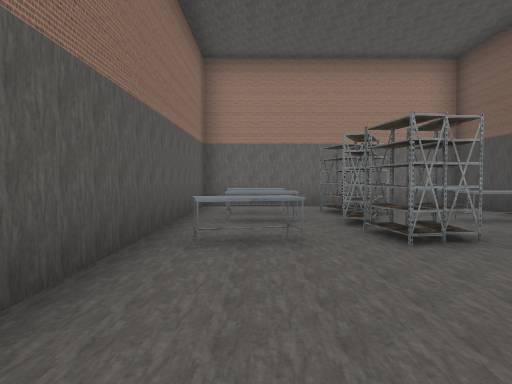
View 1 (above)

24 first-person views from a walk through a 3-D level made in the Godot game engine. The camera is 1.3 m above the floor, tilts 2° down and sees 70° across. The floor is counted in squares, 2 m on a side. Each view is taken from the middle of a square. On the plan, view 1 faces up. The plan holds only what a view shows up to about 11 squares ahead; the rest is blank. The place goes on beyond the plan. Some surface patterns are stand-ins.

View 2
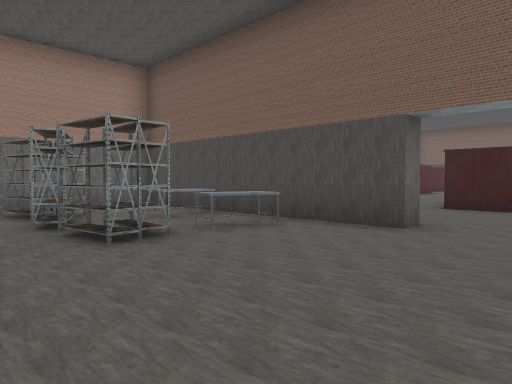

View 3
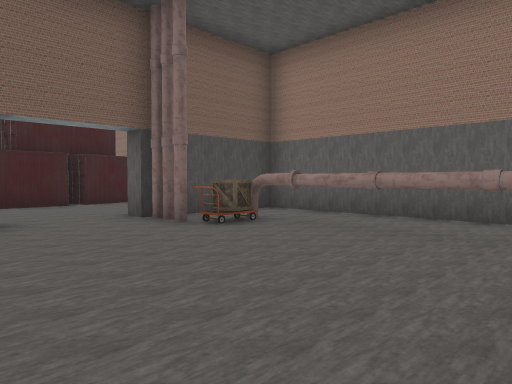

View 4
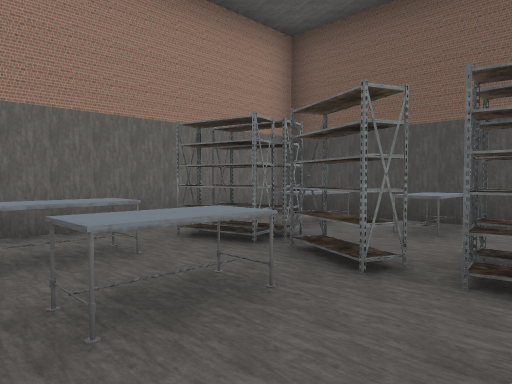

View 5
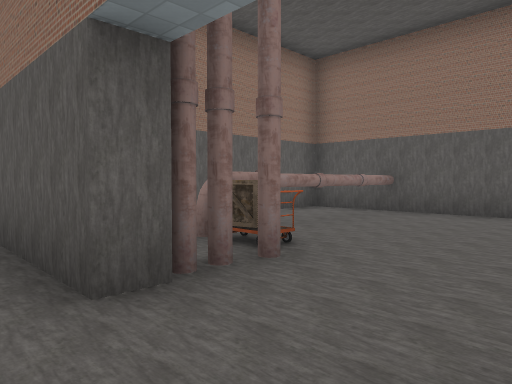

View 6
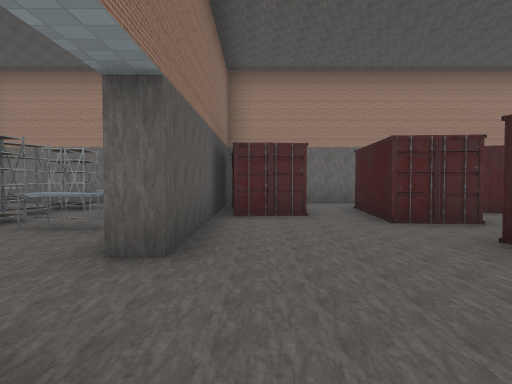

View 7
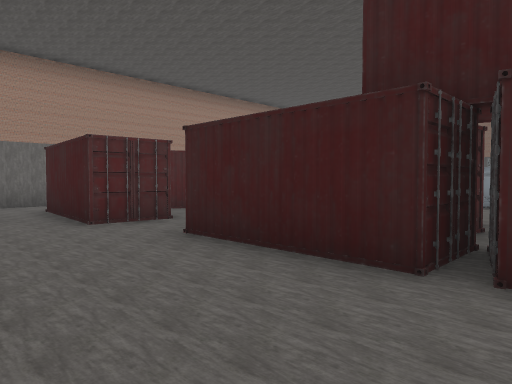

View 8
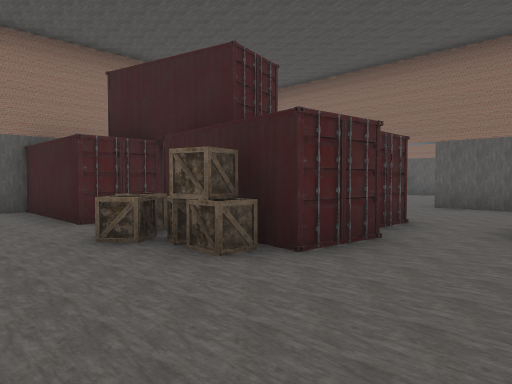

View 9
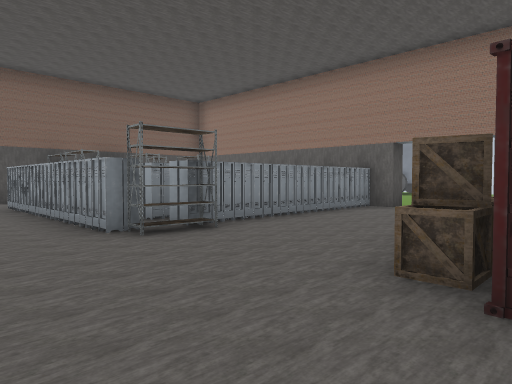

View 10
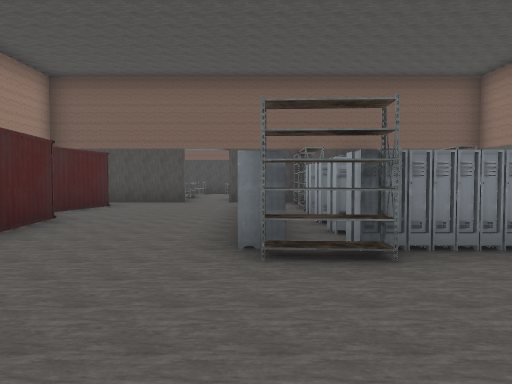

View 11
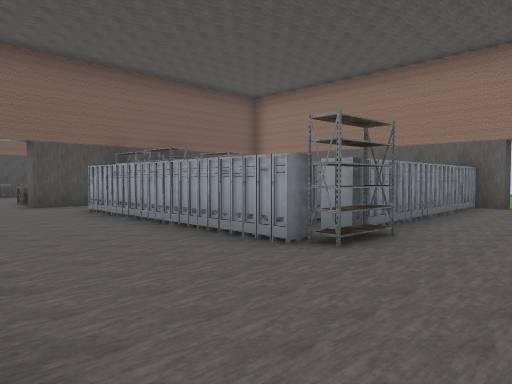

View 12
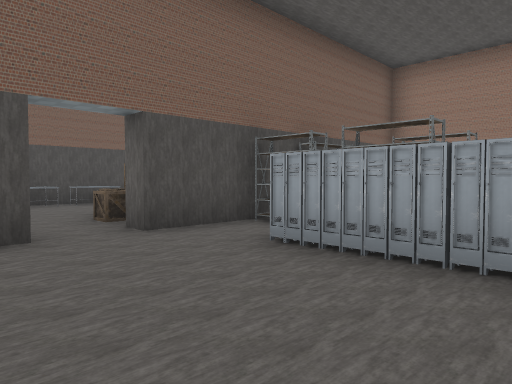

View 13
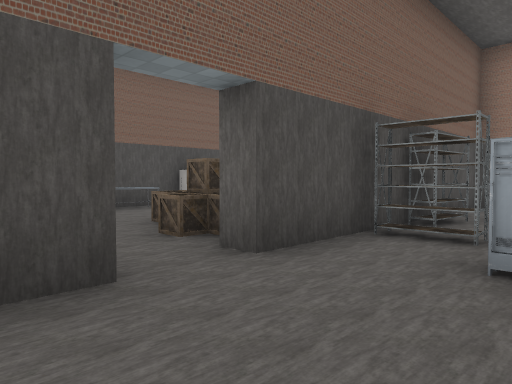

View 14
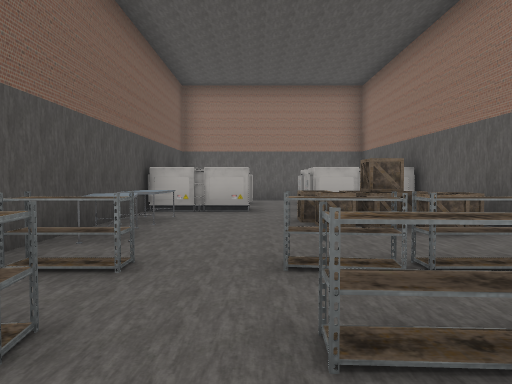

View 15
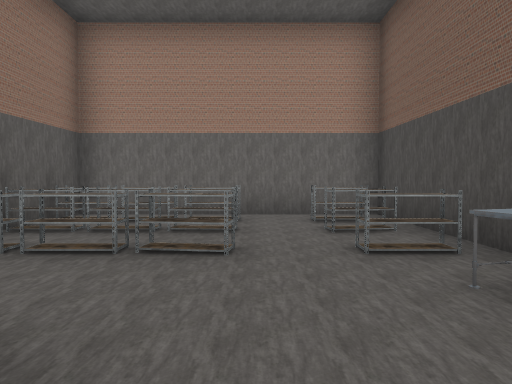

View 16
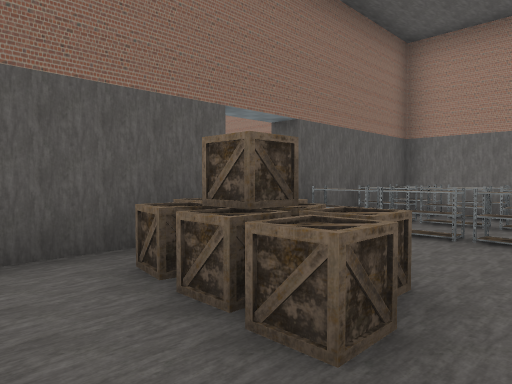

View 17
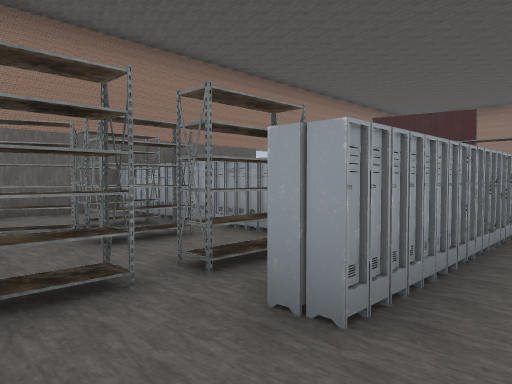

View 18
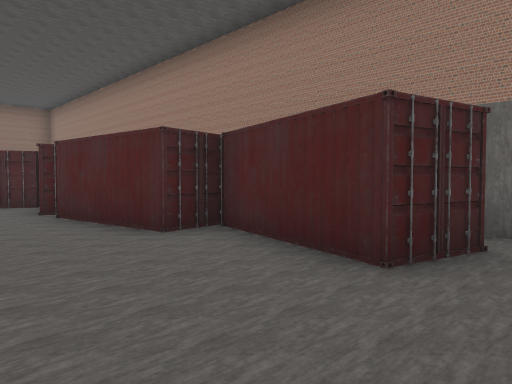

View 19
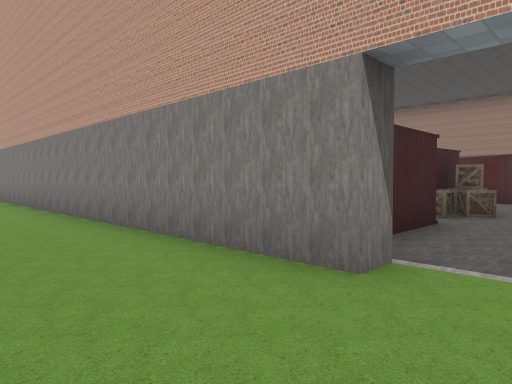

View 20
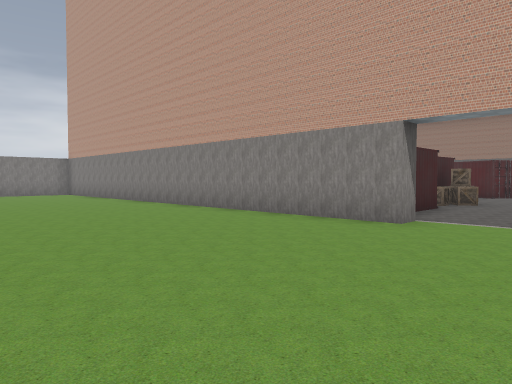

View 21
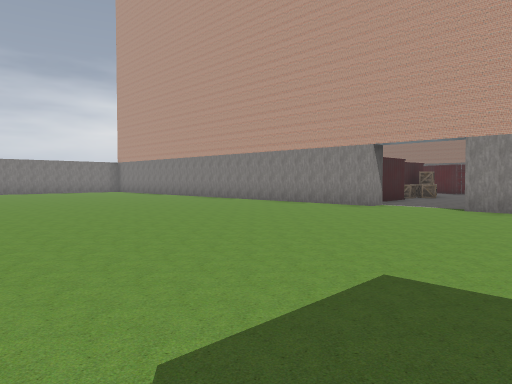

View 22
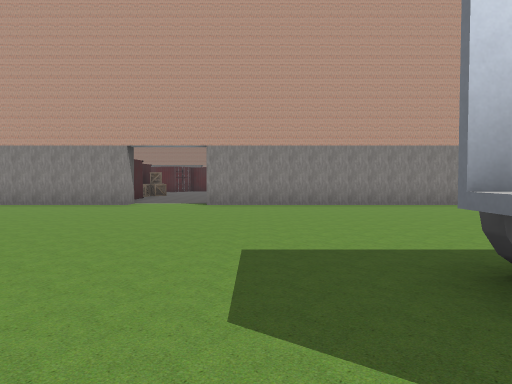

View 23
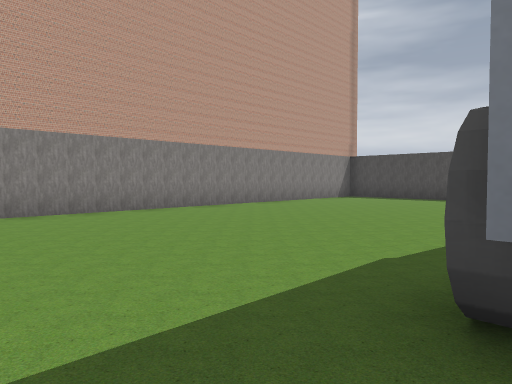

View 24
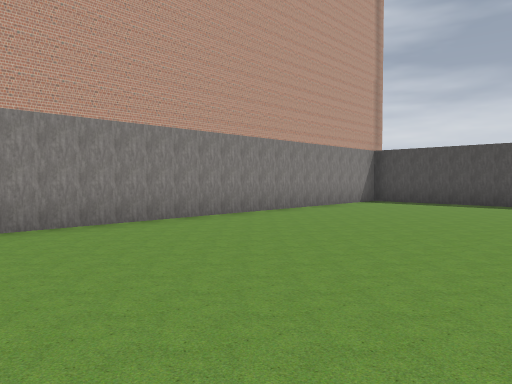

### Floor plan
Points are (right, up) in squares from view 1. A wall is a line through its corners. A room is listed if a view was taken in it or the views show most of it. See-through windows are left out.
Room 1 (views 1, 2, 3, 4)
walls: (5.2, 2) (4.8, 2) (4.8, 8.7) (-1.2, 8.7) (-1.2, -3.3) (4.8, -3.3) (4.8, -0.9); (-1.3, -1.3) (2.2, -1.3)
ways out: opening at (5, 0.5) to room 2
objects: table (0, 4); table (0, 6); table (0, 7); shelf (2, 4) to (2, 5); shelf (2, 6); shelf (2, 7); pipe (3, -1); cart (3, 0); table (3, 4) to (4, 4); table (3, 5) to (4, 6); table (3, 7) to (4, 7); crate (4, -1); pipe (4, 0); pipe (5, 0)
Room 2 (views 5, 6, 7, 8, 9, 10, 11, 12, 13, 14, 15, 16, 17, 18, 19, 20, 21, 22, 23, 24)
walls: (11.6, -3.8) (1.2, -3.8); (19.5, -3.3) (22.2, -3.3) (22.2, 3.8); (17.3, -11.2) (17.3, -10.6); (22.8, 1.6) (22.8, 0.5); (5.2, -0.4) (5.2, -2.4); (22.2, 4.9) (22.2, 7.1); (22.8, 6.5) (22.8, 5.4); (8.8, 8.7) (7.2, 8.7); (28.3, 0.2) (28.3, 8.7) (22.8, 8.7); (28.3, -7.3) (28.3, -3.8) (19.4, -3.8); (5.2, 8.6) (5.2, 2)
ways out: opening at (5, 0.5) to room 1
objects: container (6, 6) to (7, 6); container (8, 5) to (9, 7); container (9, -3) to (10, -1); container (9, 0) to (9, 2); container (11, -3) to (12, -1); container (11, 1) to (11, 3); container (11, 6) to (12, 6); crate (12, 1); crate (12, 2); container (14, 6); locker (15, -3); locker (15, -2); locker (15, -1); locker (15, 0); locker (15, 1); locker (15, 2); locker (15, 3); locker (16, 1); locker (16, 2); locker (16, 3); container (16, 6) to (18, 7); locker (17, 2); locker (17, 3); locker (18, 2); locker (18, 3); other object (19, -3); locker (19, -2); locker (19, -1); locker (19, 0); locker (19, 1); locker (19, 3); container (19, 7) to (21, 8); shelf (20, -1); shelf (20, 0); shelf (20, 2); locker (20, 3); shelf (21, -1) to (21, 0); shelf (21, 2) to (22, 2); locker (21, 3); shelf (22, 0); crate (23, 3); shelf (23, 5); shelf (23, 7); shelf (23, 8); other object (24, -2) to (25, -1); generator (24, 0) to (25, 0); crate (24, 3); shelf (24, 5); shelf (24, 7); shelf (24, 8); crate (25, 2); crate (25, 3); shelf (25, 5); shelf (25, 7); shelf (25, 8); generator (26, 0) to (27, 0); shelf (27, 5); shelf (27, 7); shelf (27, 8); table (28, 2); table (28, 4)

Where each view was taken, in squares from view 1:
view 1: 0 up, 0 right, facing up
view 2: 0 up, 0 right, facing up-right
view 3: 3 up, 1 left, facing down-right
view 4: 4 up, 1 left, facing up-right
view 5: 2 up, 6 right, facing down-left
view 6: 1 down, 6 right, facing up
view 7: 1 down, 6 right, facing up-right
view 8: 5 up, 14 right, facing down-left
view 9: 5 up, 11 right, facing down-right
view 10: 3 up, 12 right, facing right
view 11: 6 up, 13 right, facing down-right
view 12: 6 up, 18 right, facing down-right
view 13: 6 up, 20 right, facing down-right
view 14: 8 up, 26 right, facing down
view 15: 2 up, 26 right, facing up
view 16: 1 up, 26 right, facing up-left
view 17: 4 up, 22 right, facing down-left
view 18: 4 up, 22 right, facing up-left
view 19: 6 down, 14 right, facing up-left
view 20: 9 down, 15 right, facing up-left
view 21: 12 down, 17 right, facing up-left
view 22: 13 down, 16 right, facing up
view 23: 11 down, 16 right, facing up-right
view 24: 9 down, 18 right, facing up-right
